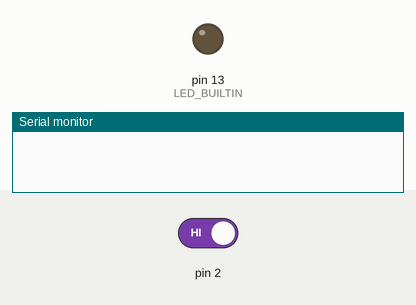
This sketch was run on a simulated Arduino Uno, built with avr-gcc and run on an emulated ATmega328P. Parts: output pins drawn as LEDs (lit = HIGH), the last lines printed to the serial monitor. The inputs (shaded band) are chosen by the test bench; at power-on: pin 2 HIGH.

Above: at 1.2 s.
1.3 s: pin 2 driven LOW
At 1.8 s:
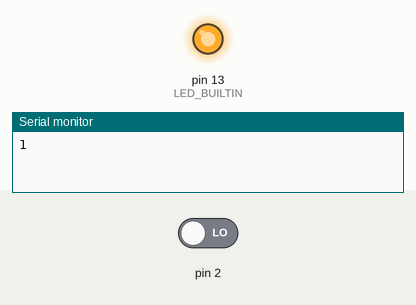
2.8 s: pin 2 driven HIGH
At 4.5 s:
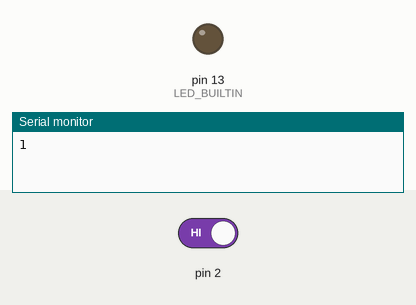
Timing chart, 0 to 6.0 s (numbered marks = the images above; inputs shaded):
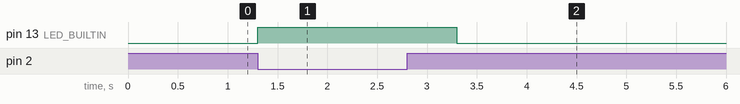

The sketch:

vahtijussi.ino
```cpp
void setup() {
  Serial.begin(9600);

  pinMode(2, INPUT);
  pinMode(LED_BUILTIN, OUTPUT);
  digitalWrite(LED_BUILTIN, LOW);

}

void loop() {
    if(!digitalRead(2)) {
      Serial.println(1);
      digitalWrite(LED_BUILTIN, HIGH);
      delay(2000);
    } else {
      //Serial.println(0);
      digitalWrite(LED_BUILTIN, LOW);
      delay(100);
    }
}
```

Measured:
- after the input at 1.3 s, pin 13 (LED_BUILTIN): LOW → HIGH at once
- after the input at 2.8 s, pin 13 (LED_BUILTIN): HIGH → LOW after 0.50 s
